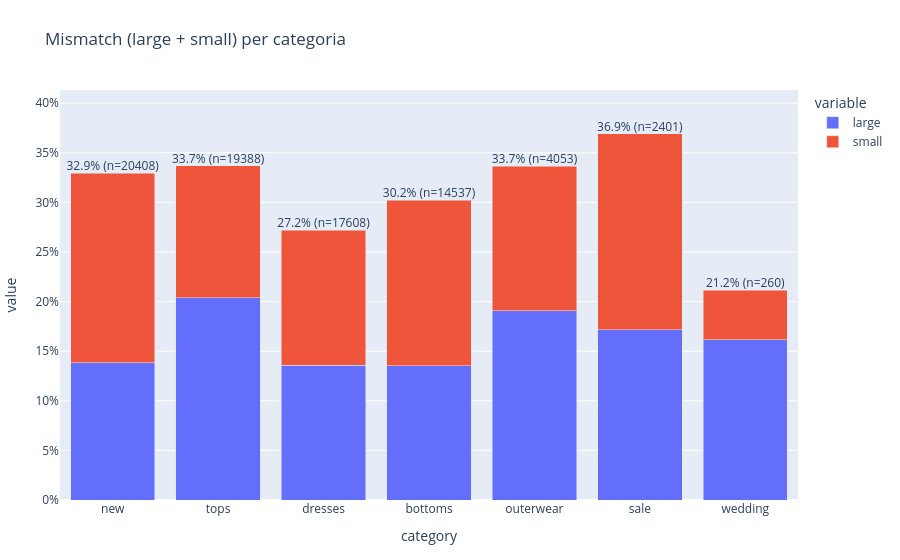

Here is the notebook cell this chart was saved with:
### Code cell
cat_tbl = mismatch_table(df, by="category")
display(cat_tbl)

# Barplot riusabile: mismatch totale per categoria con etichetta % + n
fig = plot_bar_pct(
    cat_tbl.reset_index(),
    x="category",
    y=["large", "small"],
    n_col="n",
    title="Mismatch (large + small) per categoria",
)
fig.show()

### Figure 1 — Plotly figure (JSON) as saved in the notebook; plotly's stock layout.template omitted (floating-point values rounded to 4 significant figures)
{"data": [{"hovertemplate": "variable=large<br>category=%{x}<br>value=%{y}<extra></extra>", "legendgroup": "large", "marker": {"color": "#636efa", "pattern": {"shape": ""}}, "name": "large", "orientation": "v", "showlegend": true, "textposition": "auto", "type": "bar", "x": ["new", "tops", "dresses", "bottoms", "outerwear", "sale", "wedding"], "xaxis": "x", "y": [0.1382, 0.2039, 0.1361, 0.1354, 0.1907, 0.1716, 0.1615], "yaxis": "y"}, {"hovertemplate": "variable=small<br>category=%{x}<br>value=%{y}<extra></extra>", "legendgroup": "small", "marker": {"color": "#EF553B", "pattern": {"shape": ""}}, "name": "small", "orientation": "v", "showlegend": true, "textposition": "auto", "type": "bar", "x": ["new", "tops", "dresses", "bottoms", "outerwear", "sale", "wedding"], "xaxis": "x", "y": [0.191, 0.1328, 0.136, 0.167, 0.1458, 0.1974, 0.05], "yaxis": "y"}, {"mode": "text", "showlegend": false, "text": ["32.9% (n=20408)", "33.7% (n=19388)", "27.2% (n=17608)", "30.2% (n=14537)", "33.7% (n=4053)", "36.9% (n=2401)", "21.2% (n=260)"], "textposition": "top center", "type": "scatter", "x": ["new", "tops", "dresses", "bottoms", "outerwear", "sale", "wedding"], "y": [0.3292, 0.3368, 0.272, 0.3024, 0.3365, 0.369, 0.2115]}], "layout": {"barmode": "stack", "legend": {"title": {"text": "variable"}, "tracegroupgap": 0}, "margin": {"b": 60, "l": 60, "r": 40, "t": 90}, "title": {"text": "Mismatch (large + small) per categoria"}, "xaxis": {"anchor": "y", "domain": [0, 1], "title": {"text": "category"}}, "yaxis": {"anchor": "x", "automargin": true, "domain": [0, 1], "range": [0, 0.4133], "tickformat": ".0%", "title": {"text": "value"}}}}
